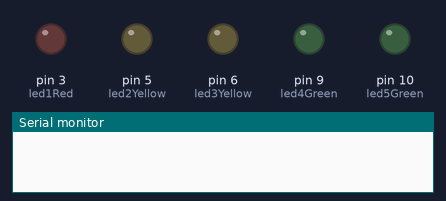
The sketch below on a simulated Arduino Uno, built with avr-gcc and run on an emulated ATmega328P. Parts: output pins drawn as LEDs (lit = HIGH), the last lines printed to the serial monitor. Pins used as bus, display or sensor lines are not drawn.

Above: at 0.1 s.
At 2.05 s:
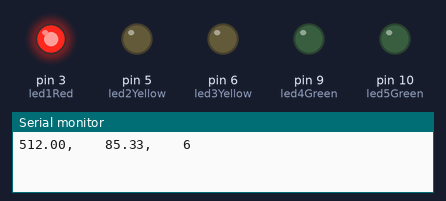
At 2.5 s:
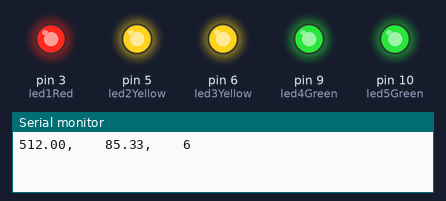
Timing chart, 0 to 4.0 s (numbered marks = the images above):
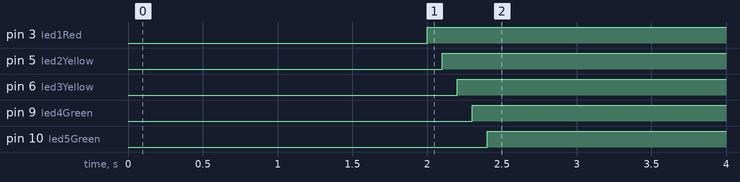

Measured:
- by itself, pin 3 (led1Red): LOW → HIGH at 2.0 s
- by itself, pin 5 (led2Yellow): LOW → HIGH at 2.1 s
- by itself, pin 6 (led3Yellow): LOW → HIGH at 2.2 s
- by itself, pin 9 (led4Green): LOW → HIGH at 2.3 s
- by itself, pin 10 (led5Green): LOW → HIGH at 2.4 s

The sketch:

ardu-pumper.ino
```cpp
/*
 * Optimal humidity: 170 - 250
 * Feels wet : 150
 * Feels dry : 350
 * Max water : 166
 * Min water : 350
*/

float maxWater = 600;
float minWater = 0;
float analogData = 0;

float seconds_per_poll = 300.0;

int led1Red     = 3;
int led2Yellow  = 5;
int led3Yellow  = 6;
int led4Green   = 9;
int led5Green   = 10;
int pwrSensor   = 11;

int fader = 100;

int numLEDs = 5;

int soilSensor = A0;

int ledList[5] = {0, 1, 2, 3, 4};

void setup() {
  Serial.begin(9600);

  // Set all Digital Pins as Output for LED's:
  pinMode(led1Red, OUTPUT);
  pinMode(led2Yellow, OUTPUT);
  pinMode(led3Yellow, OUTPUT);
  pinMode(led4Green, OUTPUT);
  pinMode(led5Green, OUTPUT);

  pinMode(pwrSensor, OUTPUT);

}


void setLED(int ledNum, int state){
  switch(ledNum){
    case 0:
      digitalWrite(led1Red, state);
      break;
    case 1:
      digitalWrite(led2Yellow, state);
      break;
    case 2:
      digitalWrite(led3Yellow, state);
      break;
    case 3:
      digitalWrite(led4Green, state);
      break;
    case 4:
      digitalWrite(led5Green, state);
      break;
    default:
      break;
  }
}


float getPercentageHumid(int analogData){
  float percentageHumidity = (analogData/maxWater)*100;
  return percentageHumidity;
}

void setLEDs(int ledList [], int state){
  for(int i = 0; i<numLEDs; i++){
    setLED(ledList[i], state);
  }
}

void cycleLEDs(int currLEDs){
  for(int i = 0; i < currLEDs; i++){
    setLED(i, HIGH);
    delay(fader);
  }
}

void cycleLEDsReverse(int currLEDs){
  for(int i = currLEDs; 0 < i; i--){
    setLED(i, LOW);
    delay(fader);
  }
}

// TODO: Needs work to dynamicly adjust to numLeds
int numLEDsOn(float percentage){
  if(80.0 < percentage)
    return 6;
  if(60.0 < percentage)
    return 5;
  if(50.0 < percentage)
    return 4;
  if(35.0 < percentage)
    return 3;
  if(25.0 < percentage)
    return 2;
  return 1;
}

float getSensorReading(){
  digitalWrite(pwrSensor, HIGH);
  delay(1000);
  float data = analogRead(soilSensor);
  delay(1000);
  digitalWrite(pwrSensor, LOW);
  return data;
}

void loop() {
  analogData = getSensorReading();
  float percentageHumid = getPercentageHumid(analogData);
  numLEDs = numLEDsOn(percentageHumid);
  Serial.print(analogData);
  Serial.print(",    ");
  Serial.print(percentageHumid);
  Serial.print(",    ");
  Serial.println(numLEDs);
  cycleLEDs(numLEDs);
  delay(seconds_per_poll*1000);
  cycleLEDsReverse(numLEDs);
  //setLEDs(ledList, LOW);
  //delay(250);
  //setLEDs(ledList, HIGH);
  //delay(250);
  //setLEDs(ledList, LOW);
  delay(250);
}
```
